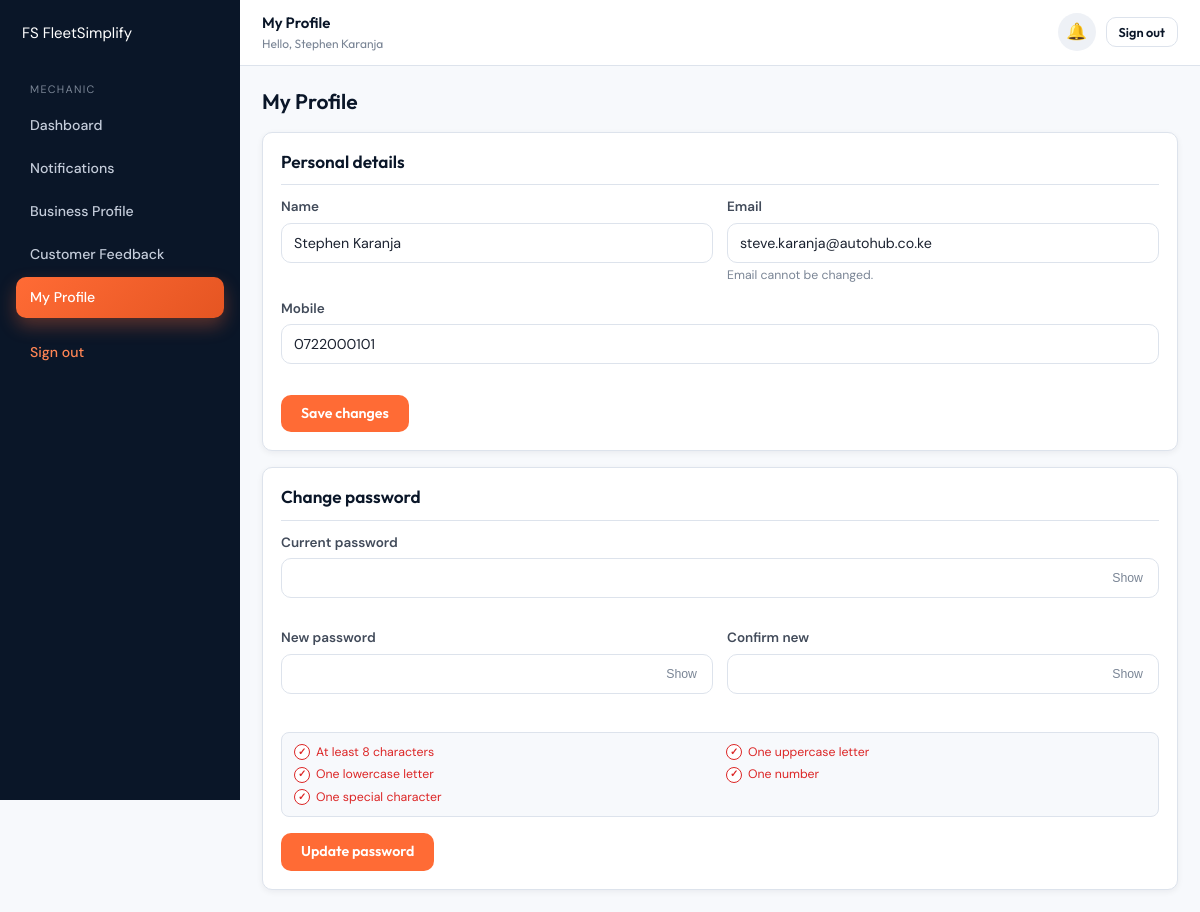
/mechanic/profile.php (signed in), run on the app's committed database.
### tables this page shows
CREATE TABLE mechanics (
  id                  INT UNSIGNED NOT NULL AUTO_INCREMENT,
  name                VARCHAR(120) NOT NULL,
  email               VARCHAR(190) NOT NULL,
  password            VARCHAR(255) NOT NULL,
  mobile              VARCHAR(10)  NOT NULL,
  town                VARCHAR(80)  NOT NULL,
  address             VARCHAR(255) NOT NULL,
  licence_no          VARCHAR(60)  NOT NULL,
  business_name       VARCHAR(150) NOT NULL,
  service_description VARCHAR(255) NOT NULL DEFAULT '',
  availability        VARCHAR(120) NOT NULL DEFAULT '24/7',
  status              ENUM('pending','approved') NOT NULL DEFAULT 'pending',
  created_at          TIMESTAMP    NOT NULL DEFAULT CURRENT_TIMESTAMP,
  PRIMARY KEY (id),
  UNIQUE KEY uq_mechanics_email (email),
  KEY idx_mechanics_status (status),
  KEY idx_mechanics_town (town)
);

### config/init.php (called while the page is built, shortened)
<?php
function e(?string $s): string {
    return htmlspecialchars((string)$s, ENT_QUOTES | ENT_SUBSTITUTE, 'UTF-8');
}
function current_user(): ?array {
    if (!empty($_SESSION['role']) && !empty($_SESSION['uid'])) {
        return [
            'role' => $_SESSION['role'],
            'uid'  => (int)$_SESSION['uid'],
            'name' => $_SESSION['name'] ?? '',
        ];
    }
    return null;
}
function base_url(): string {
    $script = $_SERVER['SCRIPT_NAME'] ?? '';
    $segments = explode('/', trim($script, '/'));
    $known = ['auth', 'user', 'mechanic', 'admin', 'api', 'partials'];
    $parts = [];
    foreach ($segments as $seg) {
        if (in_array($seg, $known, true) || preg_match('/\.php$/', $seg)) break;
        $parts[] = $seg;
    }
    $base = '/' . implode('/', $parts);
    if ($base === '/') return '';
    return rtrim($base, '/');
}
function url(string $path): string {
    return base_url() . '/' . ltrim($path, '/');
}

### mechanic/profile.php (the view, shortened to what this page needs)
<?php
require_once __DIR__ . '/../config/init.php';
$u = current_user();
$pdo = db();
$st = $pdo->prepare('SELECT id, name, email, mobile, status, created_at FROM mechanics WHERE id = :id');
$st->execute([':id' => $u['uid']]);
$me = $st->fetch();
$errors = [];
$page_title = 'My Profile';
include __DIR__ . '/../partials/header.php';
?>
<div class="app">
    <?php include __DIR__ . '/../partials/sidebar-mechanic.php'; ?>
    <main class="main">
        <?php $show_bell = ($me['status'] === 'approved'); include __DIR__ . '/../partials/topbar.php'; ?>
        <div class="content">
            <div class="page-h"><h2 style="margin:0">My Profile</h2></div>
            <div class="card mb-16">
                <h3 class="card-h">Personal details</h3>
                <form method="post" data-validate-form novalidate>
                    <div class="form-grid-2">
                        <div class="form-row"><label>Name</label><input type="text" name="name" data-validate="required" value="<?= e($me['name']) ?>"><span class="field-error"><?= e($errors['name'] ?? '') ?></span></div>
                        <div class="form-row"><label>Email</label><input type="email" value="<?= e($me['email']) ?>" disabled><span class="field-help">Email cannot be changed.</span></div>
                    </div>
                    <div class="form-row"><label>Mobile</label><input type="tel" name="mobile" data-validate="mobile" value="<?= e($me['mobile']) ?>" maxlength="10"><span class="field-error"><?= e($errors['mobile'] ?? '') ?></span></div>
                    <button type="submit" class="btn">Save changes</button>
                </form>
            </div>
            <div class="card">
                <h3 class="card-h">Change password</h3>
                <form method="post" data-validate-form novalidate>
                    <div class="form-row"><label>Current password</label><div class="password-wrap"><input type="password" name="current" data-validate="required"><button type="button" class="password-toggle">Show</button></div><span class="field-error"><?= e($errors['current'] ?? '') ?></span></div>
                    <div class="form-grid-2">
                        <div class="form-row"><label>New password</label><div class="password-wrap"><input type="password" id="np" name="new" data-validate="password" data-pw-rules="#pwr-prof-mech"><button type="button" class="password-toggle">Show</button></div><span class="field-error"><?= e($errors['new'] ?? '') ?></span></div>
                        <div class="form-row"><label>Confirm new</label><div class="password-wrap"><input type="password" name="new2" data-validate="password" data-match="#np"><button type="button" class="password-toggle">Show</button></div><span class="field-error"><?= e($errors['new2'] ?? '') ?></span></div>
                    </div>
                    <?php $rules_id = 'pwr-prof-mech'; include __DIR__ . '/../partials/pw-rules.php'; ?>
                    <button type="submit" class="btn mt-16">Update password</button>
                </form>
            </div>
        </div>
    </main>
</div>
<?php include __DIR__ . '/../partials/footer.php'; ?>

### partials/topbar.php
<?php
$u = $u ?? current_user();
$show_bell = $show_bell ?? false;
$page_title = $page_title ?? '';
?>
<div class="topbar">
    <div class="greeting">
        <?= e($page_title ?: 'Dashboard') ?>
        <small>Hello, <?= e($u['name'] ?? '') ?></small>
    </div>
    <div class="topbar-actions">
        <?php if ($show_bell): ?>
            <a class="bell" id="notif-bell" href="<?= e(url('mechanic/notifications.php')) ?>" title="Notifications">
                🔔<span class="count" style="display:none">0</span>
            </a>
        <?php endif; ?>
        <a class="btn btn-outline btn-sm" href="<?= e(url('auth/logout.php')) ?>">Sign out</a>
    </div>
</div>

### assets/css/main.css (style rules this page uses)
:root { --navy: #0A1628; --navy-2: #112441; --navy-3: #1B3055; --orange: #FF6B35; --orange-2: #FF8554; --orange-3: #E55522; --white: #ffffff; --grey-50: #F7F9FC; --grey-100: #EEF1F6; --grey-200: #DDE3EC; --grey-300: #C4CCDA; --grey-500: #7A8595; --grey-700: #424B5A; --grey-900: #1B2230; --success: #1F9D55; --success-bg: #DEF7EC; --warning: #F59E0B; --warning-bg: #FEF3C7; --danger: #DC2626; --danger-bg: #FEE2E2; --info: #2563EB; --info-bg: #DBEAFE; --shadow-sm: 0 2px 6px rgba(10,22,40,.06); --shadow: 0 6px 24px rgba(10,22,40,.08); --radius: 10px; }
* { box-sizing: border-box; }
html, body { margin: 0; padding: 0; background: var(--grey-50); color: var(--grey-900); font-family: 'DM Sans', system-ui, sans-serif; font-size: 15px; line-height: 1.5; min-height: 100vh; }
h1, h2, h3, h4, h5 { font-family: 'Outfit', system-ui, sans-serif; color: var(--navy); margin: 0 0 .5em; line-height: 1.25; font-weight: 600; }
h2 { font-size: 1.4rem; }
h3 { font-size: 1.15rem; }
a { color: var(--orange); text-decoration: none; }
.btn { display: inline-flex; align-items: center; justify-content: center; gap: 8px; padding: 11px 20px; border: 0; border-radius: var(--radius); background: var(--orange); color: var(--white); font: 600 .95rem 'Outfit', sans-serif; cursor: pointer; transition: transform .12s ease, background .12s ease, box-shadow .12s ease; text-decoration: none; line-height: 1.1; }
.btn-outline { background: transparent; color: var(--navy); border: 1.5px solid var(--grey-200); }
.btn-sm { padding: 7px 12px; font-size: .85rem; }
.form-row { margin-bottom: 14px; }
.form-row label { display: block; font-weight: 600; margin-bottom: 5px; color: var(--grey-700); font-size: .9rem; }
.form-row input, .form-row select, .form-row textarea { width: 100%; padding: 10px 12px; border: 1.5px solid var(--grey-200); background: var(--white); border-radius: var(--radius); font: 400 .95rem 'DM Sans', sans-serif; color: var(--grey-900); transition: border-color .15s ease, box-shadow .15s ease; }
.field-error { color: var(--danger); font-size: .82rem; margin-top: 4px; display: block; min-height: 1em; }
.field-help { color: var(--grey-500); font-size: .82rem; margin-top: 4px; }
.password-wrap { position: relative; }
.password-wrap input { padding-right: 64px; }
.password-toggle { position: absolute; right: 8px; top: 50%; transform: translateY(-50%); background: transparent; border: 0; cursor: pointer; color: var(--grey-500); font-size: .82rem; padding: 4px 8px; }
.form-grid-2 { display: grid; gap: 14px; grid-template-columns: 1fr 1fr; }
.card { background: var(--white); border: 1px solid var(--grey-200); border-radius: var(--radius); box-shadow: var(--shadow-sm); padding: 18px; }
.card-h { margin: 0 0 12px; padding-bottom: 12px; border-bottom: 1px solid var(--grey-200); }
.mt-16 { margin-top: 16px; }
.mb-16 { margin-bottom: 16px; }

### assets/css/dashboard.css (style rules this page uses)
.app { display: grid; grid-template-columns: 240px 1fr; min-height: 100vh; }
.main { display: flex; flex-direction: column; min-width: 0; }
.topbar { background: var(--white); border-bottom: 1px solid var(--grey-200); padding: 12px 22px; display: flex; justify-content: space-between; align-items: center; gap: 12px; }
.topbar .greeting { font-family: 'Outfit', sans-serif; font-weight: 600; color: var(--navy); }
.topbar .greeting small { display: block; color: var(--grey-500); font-weight: 400; font-size: .8rem; }
.topbar-actions { display: flex; align-items: center; gap: 10px; }
.bell { position: relative; width: 38px; height: 38px; border-radius: 50%; background: var(--grey-100); border: 0; cursor: pointer; color: var(--navy); display: inline-flex; align-items: center; justify-content: center; font-size: 1.1rem; }
.content { padding: 22px; }
.page-h { display: flex; justify-content: space-between; align-items: center; gap: 12px; margin-bottom: 18px; flex-wrap: wrap; }

### data on the page
mechanics: name "Stephen Karanja", email "steve.karanja@autohub.co.ke", mobile "0722000101"

### other printed values
$page_title ?: 'Dashboard' "My Profile"
